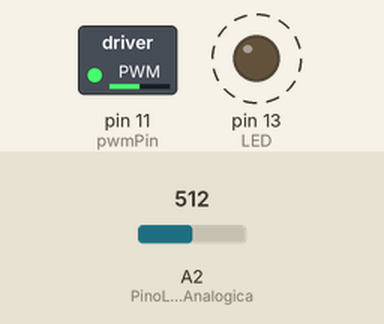
A sketch run on a simulated Arduino Uno, built with avr-gcc and run on an emulated ATmega328P. Parts: switched loads named in the sketch (green lamp = pin HIGH), output pins drawn as LEDs (lit = HIGH). Dashed ring = blinking. The inputs (shaded band) are chosen by the test bench; at power-on: A2 (PinoLeituraAnalogica) = 512. What the sketch prints to the serial monitor is not drawn.

Above: at 45.0 s.
Timing chart, 0 to 45.3 s (numbered marks = the images above):
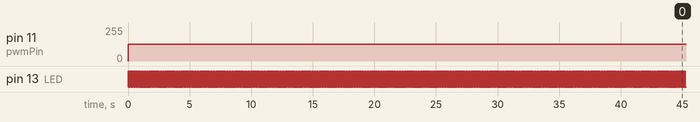

Measured:
- by itself, pin 11 (pwmPin): 0/255 → 127/255 at 0.00 s
- by itself, pin 13 (LED): alternates HIGH for 0.05 s and LOW for 0.05 s

The sketch:

PWM_e_encoder_r00.ino
```cpp
#include <avr/io.h>
// Variables used on this code
unsigned long timet;
unsigned long previousTime;
boolean enterFunction= true;
boolean led13 = false;
//-----------------------
int pwmSetado = 0;
long pwmLido = 0;
int pwmPin = 11;
int   tensaoTransistorInteger;
int PinoLeituraAnalogica = A2;
int tensaoMotorInteger = 0;
long TensaoMotorVolts = 0;

void setup() {
    DDRB |= (1<<PB5); // Port B5 (pin 13 Arduino) as output
    Serial.begin(9600);
    Serial.println("digite um valor entre 0 e 100% para o PWM: ");
   }

void loop() {
  timet = micros();
  if (enterFunction == true){
    previousTime= timet;
    //Serial.println(previousTime); // for debugging

    // Start your code below
    //-----------------------

    PORTB ^=(1<<PB5); //liga pino 13 (LED)
    pwmSetado = 127; // Valor do PWM aplicado ao motor. 0=SemTensao, 127=MetadeDaTensao, 255=TensaoMaxima
    analogWrite(pwmPin, pwmSetado); // Escreve o valor do PWM no pino de gate do transistor drive do motor
    tensaoTransistorInteger = analogRead(PinoLeituraAnalogica); // lê a tensão sobre o transistor drive do motor (em números inteiros)
    tensaoMotorInteger = 1023 - tensaoTransistorInteger; // Obtem a tensão sobre o motor (em números inteiros)
    TensaoMotorVolts = tensaoMotorInteger * 0.0048875; // Converte a tensão do motor de inteiros para volts >> multiplica-se o número inteiro vindo do AD por 5/1023=4.885mV (5V/1023 valores possíveis)


    //-----------------------
    // End of your code
  }

  // The DELAY time is adjusted in the constant below >>
  if (timet - previousTime < 49990){ // 1 million microsencods= 1 second delay
    /* I have actually used 0.999990 seconds, in a trial to compensate the time that
       this IF function takes to be executed. this is really a point that
       need improvement in my code */
    enterFunction= false;
  }
  else {
    enterFunction= true;
  }
}
```
